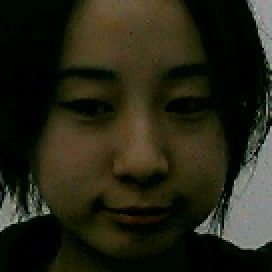
#> input picture src/renderer/controllers/jiyu.jpg, 136 x 136 px, given in place of the camera (shown 2 times larger)
$ python FacesCaptureController.py jiyu.jpg   (older library calls are emulated)
#> lines starting #> are read from the running program, lines starting #| are printed output that depends on the picture; after the words box and inside, x2 and y2 are one past the last pixel; in counts of white or black regions, pixels touching at a corner belong together
import cv2
import sys
import os
import time

def main():
    # 인자 처리 (기본값 player1)
    player = sys.argv[1] if len(sys.argv) > 1 else "player1"
    filename = f"{player}.jpg"

    # 저장 경로 (현재 디렉토리 기준)
    baseDir = os.path.join(os.path.dirname(__file__), "..", "assets", "playerPhotos")
    savePath = os.path.abspath(os.path.join(baseDir, filename))


    # 얼굴 인식기 불러오기
    cascadePath = cv2.data.haarcascades + 'haarcascade_frontalface_default.xml'
    faceClassifier = cv2.CascadeClassifier(cascadePath)

    if faceClassifier.empty():
        print("오류: 얼굴 인식기를 불러올 수 없습니다")
        return False

    # 카메라 열기 (크로스 플랫폼 호환)
    camera = cv2.VideoCapture(0)

    # 카메라 초기화 확인
    if not camera.isOpened():
        print("오류: 카메라를 열 수 없습니다")
        return False

    # 카메라 설정
    camera.set(cv2.CAP_PROP_BUFFERSIZE, 1)
    camera.set(cv2.CAP_PROP_FRAME_WIDTH, 640)
    camera.set(cv2.CAP_PROP_FRAME_HEIGHT, 480)

    print(f"얼굴 인식을 시작합니다. ({player})")
    print("카메라를 보고 얼굴이 인식되면 3초 카운트다운 후 촬영됩니다.")
    print("ESC 키를 누르면 종료됩니다.")

    # 상태 변수들
    captured = False
    countdown_active = False
    countdown_start_time = None
    countdown_duration = 3  # 3초 카운트다운
    face_detected_time = None
    face_stable_duration = 0.5  # 얼굴이 0.5초간 안정적으로 감지되어야 카운트다운 시작

    try:
        while not captured:
            ret, frame = camera.read()
#> frame is the input picture: shape (136, 136, 3); mean B, G, R 21.1, 36.2, 37.1
            if not ret:
                print("카메라에서 프레임을 읽을 수 없습니다")
                time.sleep(0.1)
                continue

            # 화면 좌우 반전 (거울 효과)
            frame = cv2.flip(frame, 1)
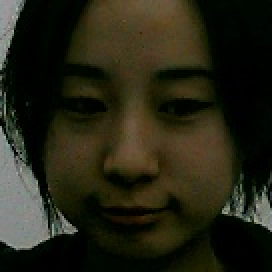
#> frame: shape (136, 136, 3) (shown 2 times larger); mean B, G, R 21.1, 36.2, 37.1

            # 흑백 변환 + 얼굴 탐지
            gray = cv2.cvtColor(frame, cv2.COLOR_BGR2GRAY)
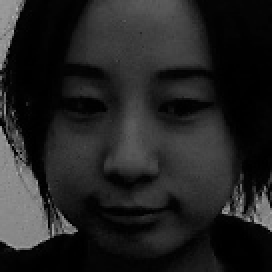
#> gray: shape (136, 136) (shown 2 times larger); min 0, max 180, mean 34.8
            faces = faceClassifier.detectMultiScale(
                gray,
                scaleFactor=1.1,
                minNeighbors=5,
                minSize=(120, 120),  # 최소 크기
                maxSize=(400, 400)   # 최대 크기 제한
            )
#> faces = [[8, 7, 122, 122]]

            # 화면에 표시할 프레임 복사
            display_frame = frame.copy()
            current_time = time.time()

            if len(faces) > 0:
                # 가장 큰 얼굴 선택 (가장 가까운 얼굴)
                largest_face = max(faces, key=lambda f: f[2] * f[3])
#> largest_face = [8, 7, 122, 122]
                x, y, w, h = largest_face
#> x = 8; y = 7; w = 122; h = 122

                # 얼굴 품질 체크
                face_area = w * h
#> face_area = 14884
                face_img = frame[y:y+h, x:x+w]
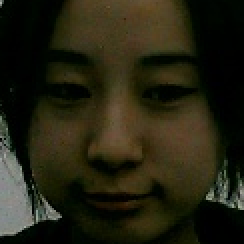
#> face_img: shape (122, 122, 3) (shown 2 times larger); mean B, G, R 17.8, 34.5, 36.4
                face_gray = cv2.cvtColor(face_img, cv2.COLOR_BGR2GRAY)
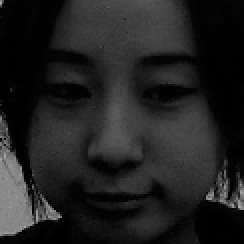
#> face_gray: shape (122, 122) (shown 2 times larger); min 0, max 173, mean 33.2
                laplacian_var = cv2.Laplacian(face_gray, cv2.CV_64F).var()
#> laplacian_var = 620.8

                # 품질 좋은 얼굴인지 확인
                if face_area > 14400 and laplacian_var > 100:
                    # 얼굴 영역 표시 (녹색 사각형)
                    cv2.rectangle(display_frame, (x, y), (x+w, y+h), (0, 255, 0), 3)
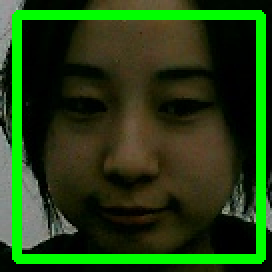
#> display_frame: shape (136, 136, 3) (shown 2 times larger); 13.13% of pixels changed, all inside (x1, y1, x2, y2) = (6, 5, 133, 132)

                    # 얼굴이 처음 감지된 시간 기록
                    if face_detected_time is None:
                        face_detected_time = current_time

                    # 얼굴이 안정적으로 감지된 시간 계산
                    stable_time = current_time - face_detected_time

                    # 카운트다운이 활성화되지 않았고, 얼굴이 충분히 안정적으로 감지된 경우
                    if not countdown_active and stable_time >= face_stable_duration:
                        countdown_active = True
                        countdown_start_time = current_time
                        print("얼굴이 인식되었습니다! 카운트다운을 시작합니다...")

                    # 카운트다운 진행
                    if countdown_active:
                        elapsed_time = current_time - countdown_start_time
                        remaining_time = countdown_duration - elapsed_time

                        if remaining_time > 0:
                            # 카운트다운 숫자 표시
                            countdown_number = int(remaining_time) + 1

                            # 큰 카운트다운 텍스트
                            text = str(countdown_number)
                            font_scale = 3
                            thickness = 8

                            # 텍스트 크기 계산
                            (text_width, text_height), _ = cv2.getTextSize(text, cv2.FONT_HERSHEY_SIMPLEX, font_scale, thickness)
                            text_x = (display_frame.shape[1] - text_width) // 2
                            text_y = (display_frame.shape[0] + text_height) // 2

                            # 카운트다운 색상 (빨강에서 노랑으로)
                            if countdown_number <= 1:
                                color = (0, 0, 255)  # 빨강
                            elif countdown_number <= 2:
                                color = (0, 165, 255)  # 주황
                            else:
                                color = (0, 255, 255)  # 노랑

                            # 텍스트 배경 (검은색 반투명)
                            overlay = display_frame.copy()
                            cv2.rectangle(overlay,
                                        (text_x - 20, text_y - text_height - 10),
                                        (text_x + text_width + 20, text_y + 20),
                                        (0, 0, 0), -1)
                            cv2.addWeighted(overlay, 0.7, display_frame, 0.3, 0, display_frame)

                            # 카운트다운 숫자 표시
                            cv2.putText(display_frame, text, (text_x, text_y),
                                       cv2.FONT_HERSHEY_SIMPLEX, font_scale, color, thickness)

                            # 상단에 안내 메시지
                            cv2.putText(display_frame, "Get Ready!",
                                       (display_frame.shape[1]//2 - 80, 50),
                                       cv2.FONT_HERSHEY_SIMPLEX, 1, (0, 255, 0), 2)
                        else:
                            # 카운트다운 완료 - 사진 촬영
                            # 플래시 효과
                            flash_frame = display_frame.copy()
                            flash_frame[:] = (255, 255, 255)  # 흰색으로 채움
                            cv2.imshow(f'Face Capture - {player}', flash_frame)
                            cv2.waitKey(100)  # 0.1초간 플래시 효과

                            # 파일 저장
                            if cv2.imwrite(savePath, face_img):
                                print(f"✓ 얼굴 캡처 완료: {savePath}")
                                print(f"  - 크기: {w}x{h}")
                                print(f"  - 선명도: {laplacian_var:.1f}")
                                captured = True
                            else:
                                print(f"오류: 파일 저장 실패 - {savePath}")
                                countdown_active = False
                                countdown_start_time = None
                                face_detected_time = None
                    else:
                        # 안정화 대기 중
                        remaining_stable_time = face_stable_duration - stable_time
                        cv2.putText(display_frame, f"Face detected - Hold still ({remaining_stable_time:.1f}s)",
                                   (x, y-10), cv2.FONT_HERSHEY_SIMPLEX, 0.6, (0, 255, 255), 2)
                else:
                    # 품질이 좋지 않은 얼굴
                    cv2.rectangle(display_frame, (x, y), (x+w, y+h), (0, 0, 255), 2)

                    if face_area <= 14400:
                        cv2.putText(display_frame, "Face too small - Move closer",
                                   (x, y-10), cv2.FONT_HERSHEY_SIMPLEX, 0.6, (0, 0, 255), 2)
                    else:
                        cv2.putText(display_frame, "Too blurry - Hold steady",
                                   (x, y-10), cv2.FONT_HERSHEY_SIMPLEX, 0.6, (0, 0, 255), 2)

                    # 상태 초기화
                    face_detected_time = None
                    countdown_active = False
                    countdown_start_time = None
            else:
                # 얼굴이 없을 때
                cv2.putText(display_frame, "No face detected - Look at camera",
                           (50, 50), cv2.FONT_HERSHEY_SIMPLEX, 0.8, (0, 0, 255), 2)

                # 상태 초기화
                face_detected_time = None
                countdown_active = False
                countdown_start_time = None

            # 화면 표시
            cv2.imshow(f'Face Capture - {player}', display_frame)

            # 키보드 입력 체크
            key = cv2.waitKey(1) & 0xFF
#> (key Esc is pressed here)
            if key == 27:  # ESC 키
                print("사용자가 취소했습니다")
                break
            elif key == ord('r'):  # 'r' 키로 리셋
                print("카운트다운을 리셋합니다")
                face_detected_time = None
                countdown_active = False
                countdown_start_time = None

    except KeyboardInterrupt:
        print("\n프로그램이 중단되었습니다")

    except Exception as e:
        print(f"예상치 못한 오류가 발생했습니다: {e}")

    finally:
        # 리소스 정리
        camera.release()
        cv2.destroyAllWindows()

    return captured

if __name__ == "__main__":
    success = main()
    if success:
        print("얼굴 캡처가 성공적으로 완료되었습니다!")
        sys.exit(0)
    else:
        print("얼굴 캡처를 완료하지 못했습니다.")
#> (the run stopped early here; a loop or call above may not have finished)

$ run again, on src/renderer/controllers/player1.jpg
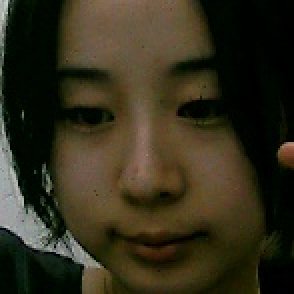
#> input picture src/renderer/controllers/player1.jpg, 147 x 147 px, given in place of the camera (shown 2 times larger)
#> in main, frame is the input picture: shape (147, 147, 3); mean B, G, R 27.6, 46, 51.1
#> faces = [[11, 9, 127, 127]]
#> largest_face = [11, 9, 127, 127]
#> x = 11; y = 9; w = 127
#> face_area = 16129
#> in main, `face_gray = cv2.cvtColor(face_img, cv2.COLOR_BGR2GRAY)`:
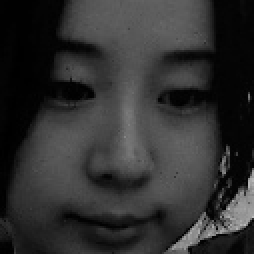
#> face_gray: shape (127, 127) (shown 2 times larger); min 0, max 185, mean 48.2
#> laplacian_var = 582
#> in main, `cv2.putText(display_frame, f"Face detected - Hold still ({remaining_st..`:
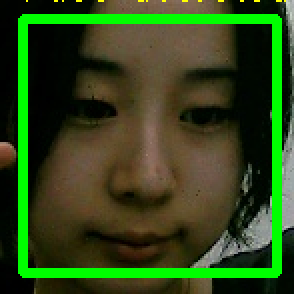
#> display_frame: shape (147, 147, 3) (shown 2 times larger); mean B, G, R 24.9, 71.9, 47.2
